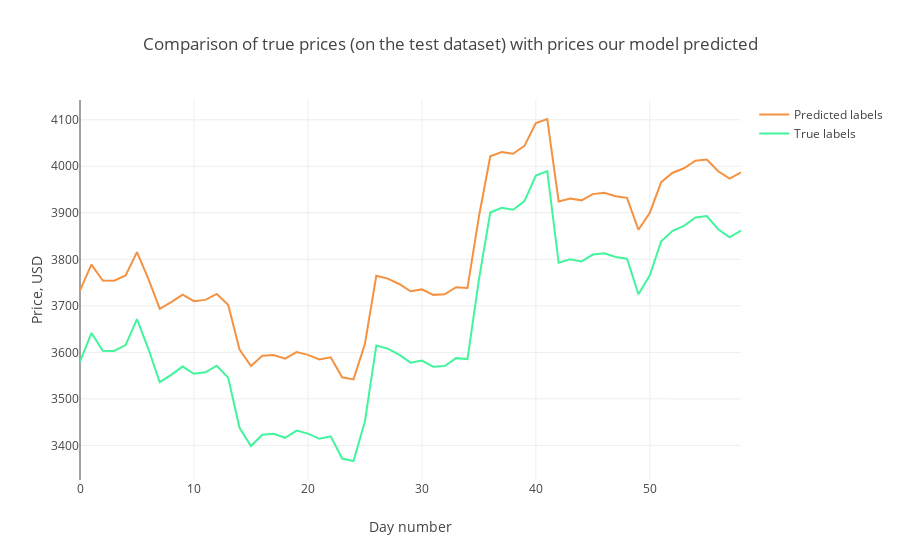

Here is the notebook cell this chart was saved with:
### Code cell
trace1 = go.Scatter(
    x = np.arange(0, len(prediction2_inverse), 1),
    y = prediction2_inverse,
    mode = 'lines',
    name = 'Predicted labels',
    line = dict(color=('rgb(244, 146, 65)'), width=2)
)
trace2 = go.Scatter(
    x = np.arange(0, len(Y_test2_inverse), 1),
    y = Y_test2_inverse,
    mode = 'lines',
    name = 'True labels',
    line = dict(color=('rgb(66, 244, 155)'), width=2)
)

data = [trace1, trace2]
layout = dict(title = 'Comparison of true prices (on the test dataset) with prices our model predicted',
             xaxis = dict(title = 'Day number'), yaxis = dict(title = 'Price, USD'))
fig = dict(data=data, layout=layout)
py.iplot(fig, filename='results_demonstrating0')

### Figure 1 — Plotly figure (JSON) as saved in the notebook; plotly's stock layout.template omitted (floating-point values rounded to 4 significant figures)
{"data": [{"line": {"color": "rgb(244, 146, 65)", "width": 2}, "mode": "lines", "name": "Predicted labels", "type": "scatter", "uid": "4c804832-f9ff-463a-9a5d-2780a956ff2b", "x": [0, 1, 2, 3, 4, 5, 6, 7, 8, 9, 10, 11, 12, 13, 14, 15, 16, 17, 18, 19, 20, 21, 22, 23, 24, 25, 26, 27, 28, 29, 30, 31, 32, 33, 34, 35, 36, 37, 38, 39, 40, 41, 42, 43, 44, 45, 46, 47, 48, 49, 50, 51, 52, 53, 54, 55, 56, 57, 58], "y": [3733.0, 3789.0, 3754.0, 3754.0, 3765.0, 3816.0, 3758.0, 3694.0, 3708.0, 3724.0, 3710.0, 3713.0, 3726.0, 3702.0, 3606.0, 3571.0, 3593.0, 3594.0, 3587.0, 3600.0, 3595.0, 3585.0, 3589.0, 3546.0, 3542.0, 3618.0, 3765.0, 3759.0, 3747.0, 3731.0, 3735.0, 3724.0, 3725.0, 3740.0, 3738.0, 3891.0, 4022.0, 4031.0, 4027.0, 4044.0, 4093.0, 4102.0, 3924.0, 3931.0, 3927.0, 3940.0, 3943.0, 3936.0, 3932.0, 3864.0, 3900.0, 3966.0, 3986.0, 3996.0, 4012.0, 4015.0, 3989.0, 3974.0, 3987.0]}, {"line": {"color": "rgb(66, 244, 155)", "width": 2}, "mode": "lines", "name": "True labels", "type": "scatter", "uid": "d33d7c76-b7e0-48a0-91a0-97cf332afd05", "x": [0, 1, 2, 3, 4, 5, 6, 7, 8, 9, 10, 11, 12, 13, 14, 15, 16, 17, 18, 19, 20, 21, 22, 23, 24, 25, 26, 27, 28, 29, 30, 31, 32, 33, 34, 35, 36, 37, 38, 39, 40, 41, 42, 43, 44, 45, 46, 47, 48, 49, 50, 51, 52, 53, 54, 55, 56, 57, 58], "y": [3580.0, 3641.0, 3603.0, 3603.0, 3616.0, 3672.0, 3607.0, 3536.0, 3552.0, 3569.0, 3554.0, 3557.0, 3571.0, 3546.0, 3438.0, 3399.0, 3423.0, 3425.0, 3416.0, 3432.0, 3425.0, 3414.0, 3419.0, 3372.0, 3366.0, 3451.0, 3615.0, 3608.0, 3595.0, 3578.0, 3582.0, 3569.0, 3570.0, 3588.0, 3585.0, 3756.0, 3901.0, 3911.0, 3907.0, 3925.0, 3980.0, 3990.0, 3793.0, 3800.0, 3795.0, 3810.0, 3813.0, 3805.0, 3801.0, 3725.0, 3766.0, 3839.0, 3861.0, 3872.0, 3890.0, 3893.0, 3865.0, 3847.0, 3862.0]}], "layout": {"title": {"text": "Comparison of true prices (on the test dataset) with prices our model predicted"}, "xaxis": {"title": {"text": "Day number"}}, "yaxis": {"title": {"text": "Price, USD"}}}}
